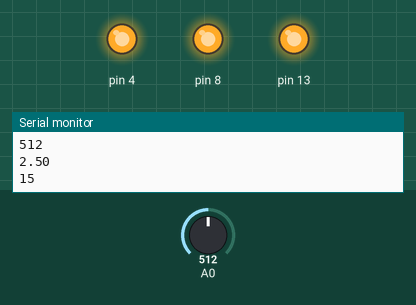
A sketch run on a simulated Arduino Uno, built with avr-gcc and run on an emulated ATmega328P. Shown: output pins drawn as LEDs (lit = HIGH), the last lines printed to the serial monitor. Inputs (shaded band) come from the test bench; at power-on: A0 = 512.

Above: at 1.8 s.
1.9 s: A0 set to 411
3.4 s: A0 set to 391
At 5.2 s:
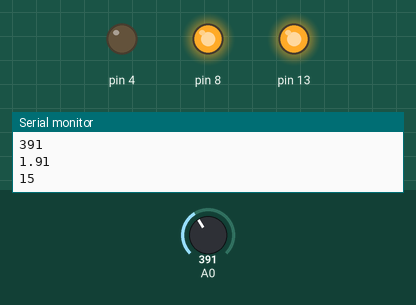
5.5 s: A0 set to 156
7.2 s: A0 set to 133
At 8.3 s:
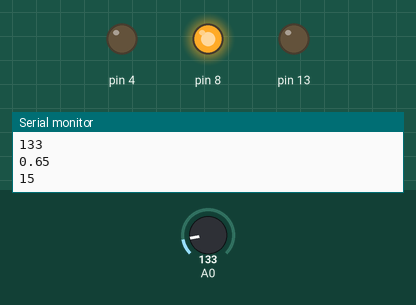
9.5 s: A0 set to 306
At 11.1 s:
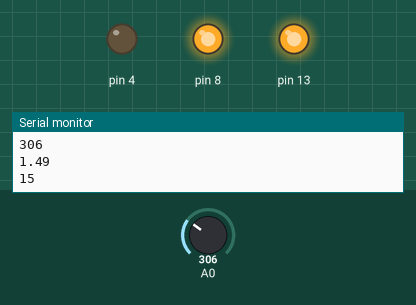
11.5 s: A0 set to 122
At 12.7 s:
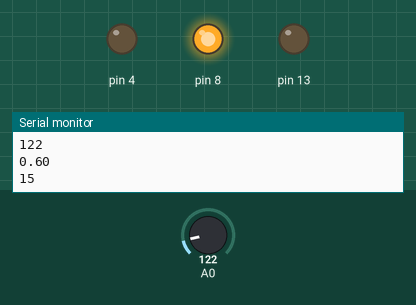
Timing chart, 0 to 14.5 s (numbered marks = the images above; inputs shaded):
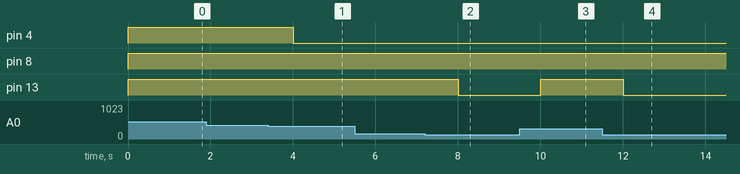

The sketch:

MedidorDeTemperatura.ino
```cpp
#define temperatura A1
/*const int led3 = 13;
const int led4 = 8;
const int led5 = 4;
const int temperatura1 = 15;
const int temperatura2 = 10;
const int temperatura3 = 20;*/
float sensibilidad;
float tension;
int lectura;
float temperaturaFinal;
void setup() {
 Serial.begin(9600); // Iniciar la comunicación serie

  pinMode(13, OUTPUT);
  pinMode(8, OUTPUT);
  pinMode(4, OUTPUT);
  pinMode(A0, INPUT);
}

void loop() {
lectura = analogRead(A0/*temperaturaFinal*/);
Serial.println(lectura);
tension = (lectura * 5.0) / 1024.0;
Serial.println(tension);
temperaturaFinal = lectura /50 + 12;
Serial.println(temperatura);
if (temperaturaFinal >= 15){
    digitalWrite(13,HIGH);
  }else{
    digitalWrite(13,LOW);
  }

  if (temperaturaFinal >= 10){
    digitalWrite(8,HIGH);
  } else {
    digitalWrite(8,LOW);
  }

  if (temperaturaFinal >= 20){
    digitalWrite(4,HIGH);
  } else {
    digitalWrite(4,LOW);
  }
  delay(1000);

}
```

Measured:
- the behaviour switches between 400 and 399 on A0 (found by bisection; images 0 and 1)
- the behaviour switches between 150 and 149 on A0 (found by bisection; images 1 and 2)
- after the input at 3.4 s, pin 4: HIGH → LOW after 0.60 s
- after the input at 7.2 s, pin 13: HIGH → LOW after 0.81 s
- after the input at 9.5 s, pin 13: LOW → HIGH after 0.51 s
- after the input at 11.5 s, pin 13: HIGH → LOW after 0.51 s
